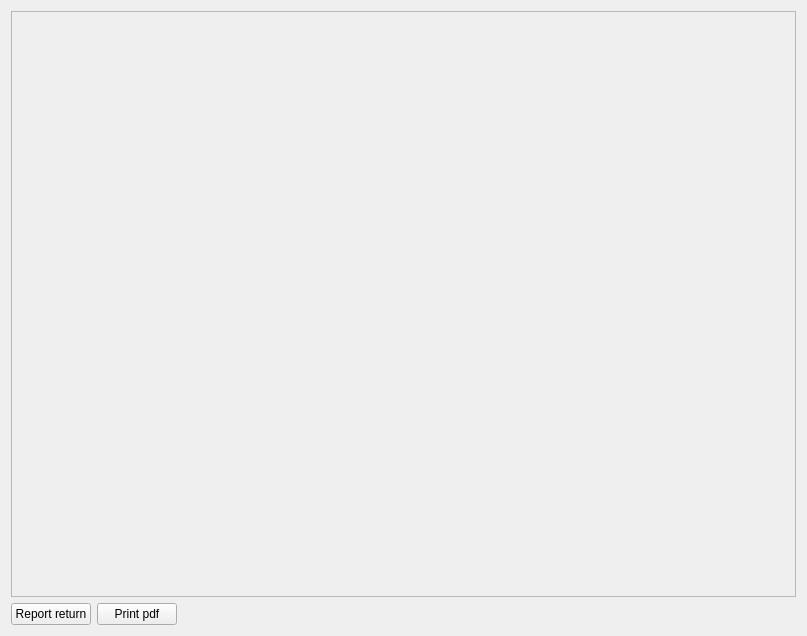
<?xml version="1.0" encoding="UTF-8"?>
<ui version="4.0">
 <class>ReportWidget</class>
 <widget class="QWidget" name="ReportWidget">
  <property name="geometry">
   <rect>
    <x>0</x>
    <y>0</y>
    <width>807</width>
    <height>636</height>
   </rect>
  </property>
  <property name="sizePolicy">
   <sizepolicy hsizetype="Expanding" vsizetype="Expanding">
    <horstretch>0</horstretch>
    <verstretch>0</verstretch>
   </sizepolicy>
  </property>
  <property name="windowTitle">
   <string>Report</string>
  </property>
  <layout class="QVBoxLayout" name="verticalLayout">
   <item>
    <widget class="QScrollArea" name="_scrollArea">
     <property name="widgetResizable">
      <bool>true</bool>
     </property>
    </widget>
   </item>
   <item>
    <layout class="QHBoxLayout" name="horizontalLayout">
     <item>
      <widget class="QPushButton" name="_returnButton">
       <property name="text">
        <string>Report return</string>
       </property>
      </widget>
     </item>
     <item>
      <widget class="QPushButton" name="pdfButton">
       <property name="text">
        <string>Print pdf</string>
       </property>
      </widget>
     </item>
     <item>
      <spacer name="horizontalSpacer">
       <property name="orientation">
        <enum>Qt::Horizontal</enum>
       </property>
       <property name="sizeHint" stdset="0">
        <size>
         <width>40</width>
         <height>20</height>
        </size>
       </property>
      </spacer>
     </item>
    </layout>
   </item>
  </layout>
 </widget>
 <resources/>
 <connections>
  <connection>
   <sender>_returnButton</sender>
   <signal>clicked()</signal>
   <receiver>ReportWidget</receiver>
   <slot>load_url()</slot>
   <hints>
    <hint type="sourcelabel">
     <x>69</x>
     <y>604</y>
    </hint>
    <hint type="destinationlabel">
     <x>403</x>
     <y>317</y>
    </hint>
   </hints>
  </connection>
  <connection>
   <sender>pdfButton</sender>
   <signal>clicked()</signal>
   <receiver>ReportWidget</receiver>
   <slot>save_pdf()</slot>
   <hints>
    <hint type="sourcelabel">
     <x>190</x>
     <y>604</y>
    </hint>
    <hint type="destinationlabel">
     <x>403</x>
     <y>317</y>
    </hint>
   </hints>
  </connection>
 </connections>
</ui>
